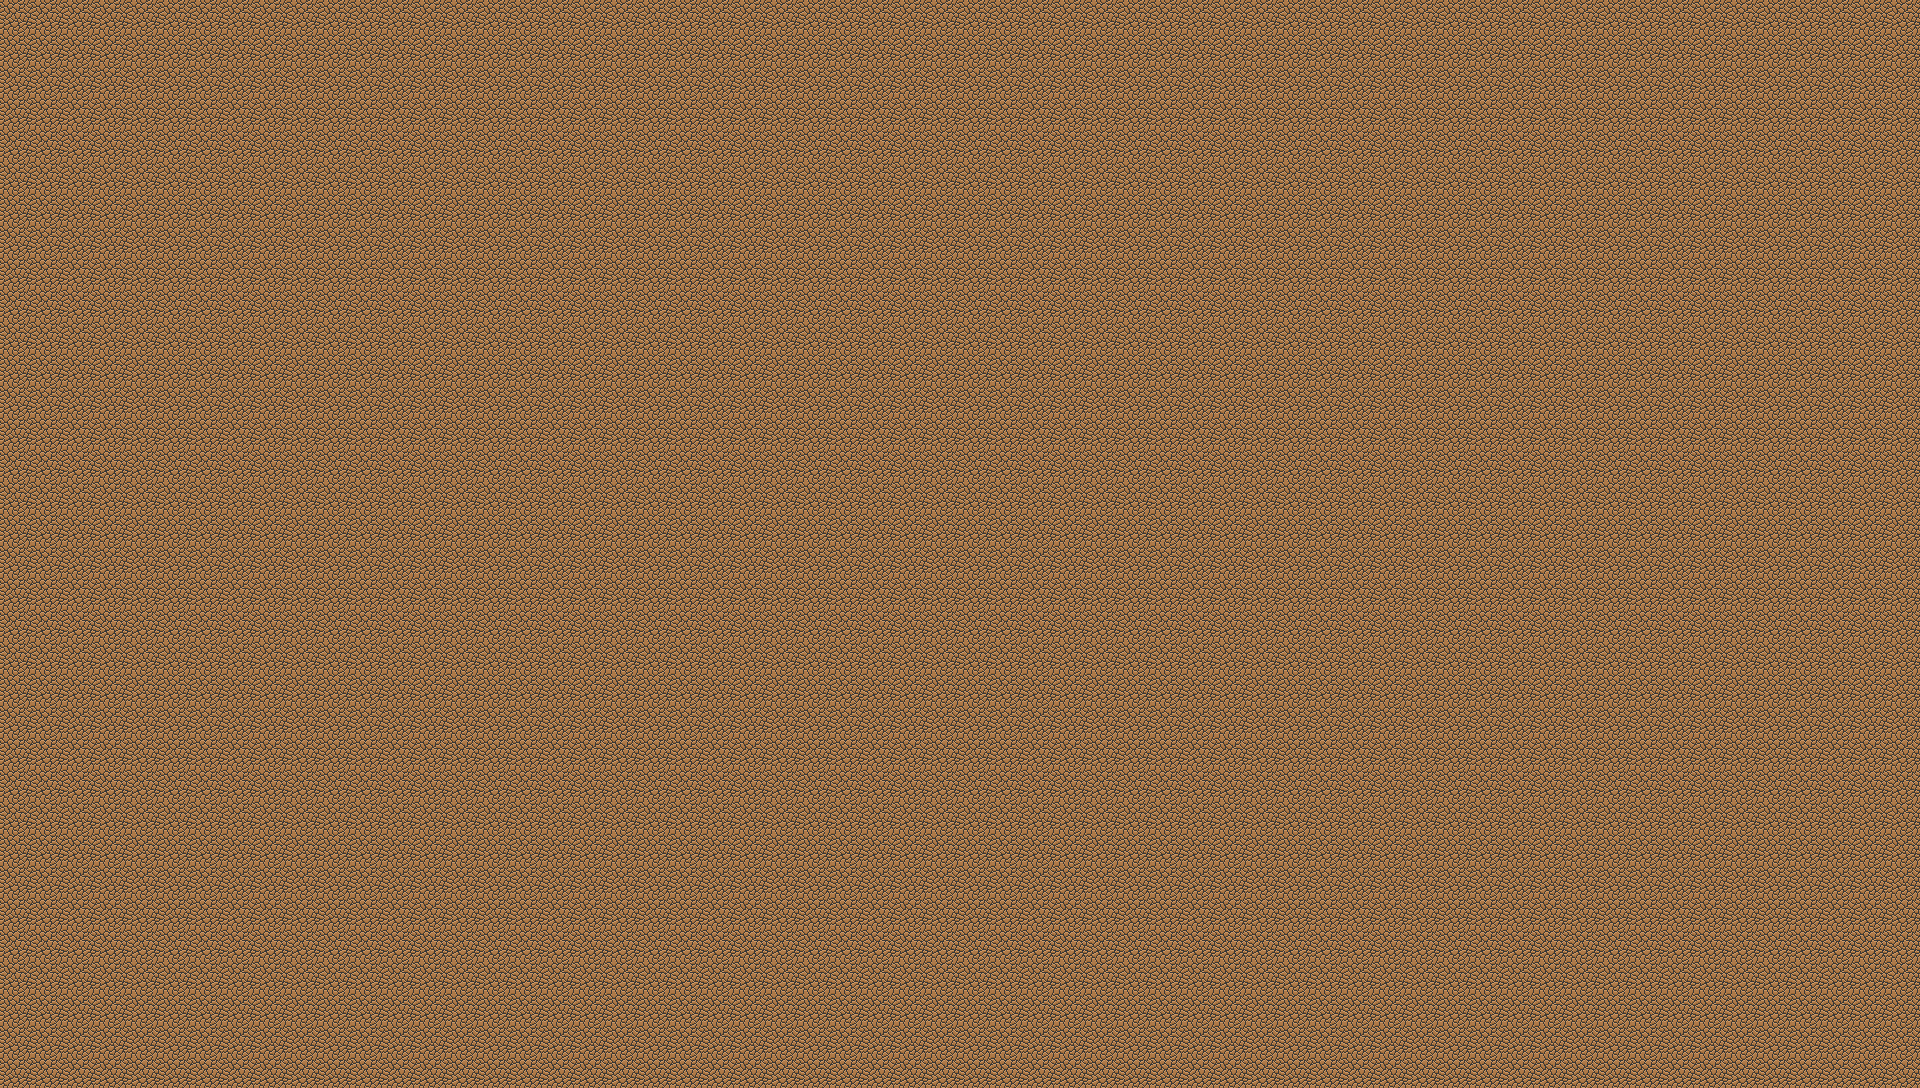

Tiled map render using the project's own tile images. Description and the map definition, with tile-layer contents summarised, below:
An orthogonal 60x34 tile map with 32x32 px tiles, 1 tile layer (Base), 1 hidden layer not drawn, 7 tilesets.

<map version="1.0" orientation="orthogonal" width="60" height="34" tilewidth="32" tileheight="32">
 <tileset firstgid="1" source="../../tilesets/Dungeon 1.tsx" />
 <tileset firstgid="91" source="../../tilesets/Dungeon 2.tsx" />
 <tileset firstgid="235" source="../../tilesets/Dungeon 3.tsx" />
 <tileset firstgid="352" source="../../tilesets/Dungeon 4.tsx" />
 <tileset firstgid="523" source="../../tilesets/Overworld 1.tsx" />
 <tileset firstgid="651" source="../../tilesets/Overworld 2.tsx" />
 <tileset firstgid="787" source="../../tilesets/Overworld 3.tsx" />
 <layer name="Base" width="60" height="34">
  <data>[2040 cells, 2040 non-empty, 1 distinct tile ids]</data>
 </layer>
 <layer name="Decorations" width="60" height="34" visible="0">
  <data>[2040 cells, 2040 non-empty, 2 distinct tile ids]</data>
 </layer>
 <objectgroup name="Objects" width="60" height="34" />
</map>
